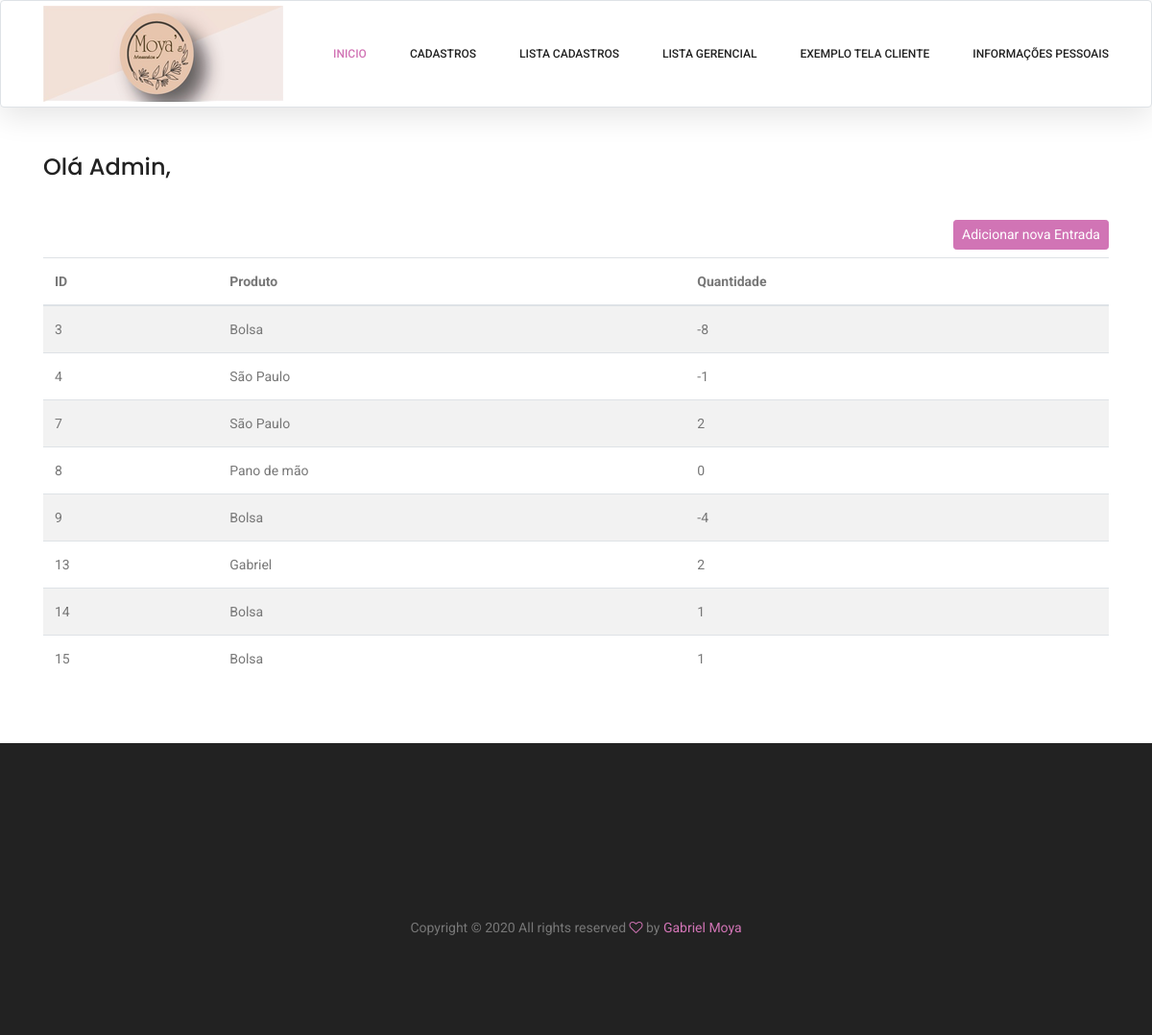
Before: /adm/listar/baixoEstoque/ (signed in) with the older database file.
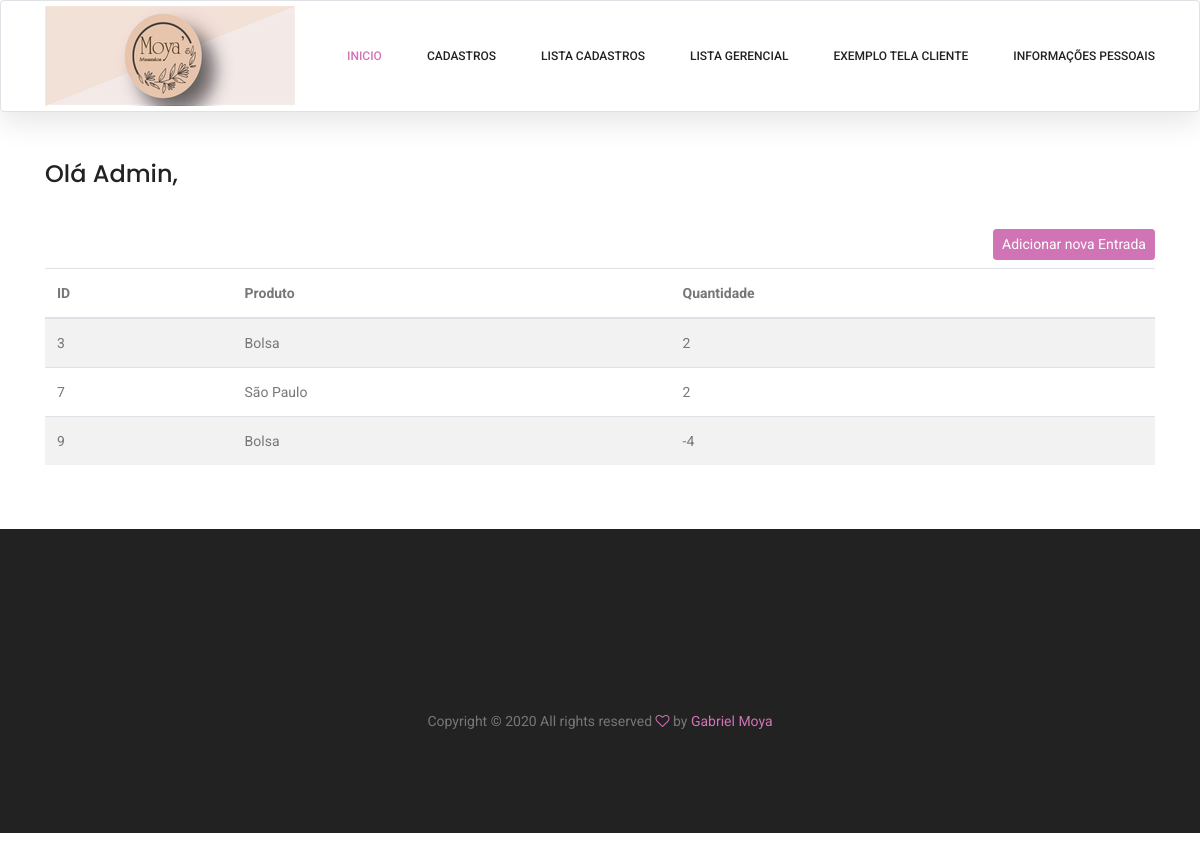
After: the same page with the newer database file.
### cadastros/models.py (models this page shows, shortened)
class Produto(models.Model):
    codigo = models.CharField(max_length=100)
    nome = models.CharField(max_length=100)
    descricao = models.CharField(max_length=100)
    estoque = models.IntegerField()
    valorVenda = models.DecimalField(max_digits=50, decimal_places=2)
    imagem = models.ImageField(upload_to="imagens/%Y/%m/%d/", max_length=255, null=True, blank=True)
    categoria = models.ForeignKey(Categoria, on_delete=models.PROTECT)

### cadastros/views.py (the view)
# urls.py: path('adm/listar/baixoEstoque/', BaixoEstoqueProdutoList.as_view(), name="listar-baixo-estoque-produtos"),
class BaixoEstoqueProdutoList(GroupRequiredMixin, LoginRequiredMixin, ListView):
    model = Produto
    template_name = 'cadastros/listar_baixo_estoque.html'
    login_url = reverse_lazy('login')
    group_required = u"Administrador"
    def get_context_data(self, *args, **kwargs):
        context = super().get_context_data(*args, **kwargs)
        baixo = Produto.objects.filter(estoque__range=(-10, 3))
        context['baixo'] = baixo
        return context

### cadastros/templates/cadastros/listar_baixo_estoque.html (shortened to what this page needs)
{% extends 'cadastros/formulario.html' %}
{% load crispy_forms_tags %}
{% load static %}
{% block conteudo %}
<div class="container mt-5 py-5">
    <div class="row pt-5 mt-3">
        <div class="col-lg">
            {% if request.user.groups.all.0.name == "Administrador" %}
            <h3>Olá Admin,</h3><br>
            {% else %}
            <h3>Olá Funcionário,</h3><br>
            {% endif %}
            <div class="text-right py-2">
                <a href="{% url 'entrada-produto' %}" class="btn btn-primary btn-sm">Adicionar nova Entrada</a>
            </div>
            <table class="table table-striped" id="tabela-listar">
                <thead>
                    <tr>
                        <th>ID</th>
                        <th>Produto</th>
                        <th>Quantidade</th>
                    </tr>
                </thead>
                <tbody>
                    {% for e in baixo  %}
                    <tr>
                        <td>{{e.pk}}</td>
                        <td>{{e.nome}}</td>
                        <td>{{e.estoque}}</td>
                    </tr>
                    {% empty %}
                    <tr>
                        <td colspan="3">Nenhuma produto com baixo estoque </td>
                    </tr>
                    {% endfor %}
                </tbody>
            </table>
        </div>
    </div>
</div>
{% endblock %}
{%block styles%}
<link rel="stylesheet" type="text/css" href="https://cdn.datatables.net/v/bs4/dt-1.10.20/datatables.min.css" />
{%endblock%}

Changed rows visible on the page:
no longer on this page (row edited): Produto: pk "4", nome "São Paulo", estoque "-1"
no longer on this page (row edited): Produto: pk "8", nome "Pano de mão", estoque "0"
no longer on this page (row edited): Produto: pk "13", nome "Gabriel", estoque "2"
no longer on this page (row edited): Produto: pk "14", nome "Bolsa", estoque "1"
no longer on this page (row edited): Produto: pk "15", nome "Bolsa", estoque "1"
changed Produto id 3: estoque "-8" → "2"
